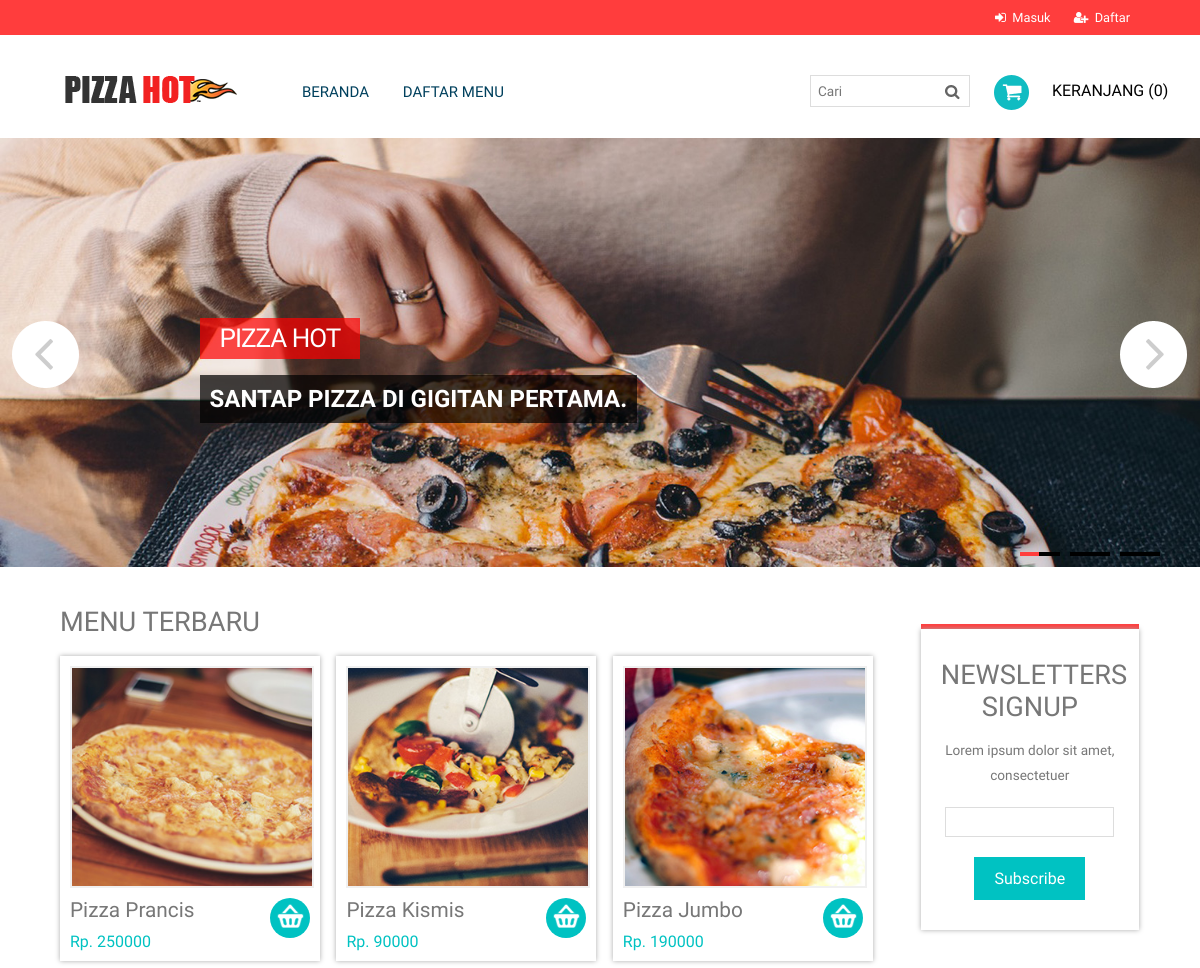
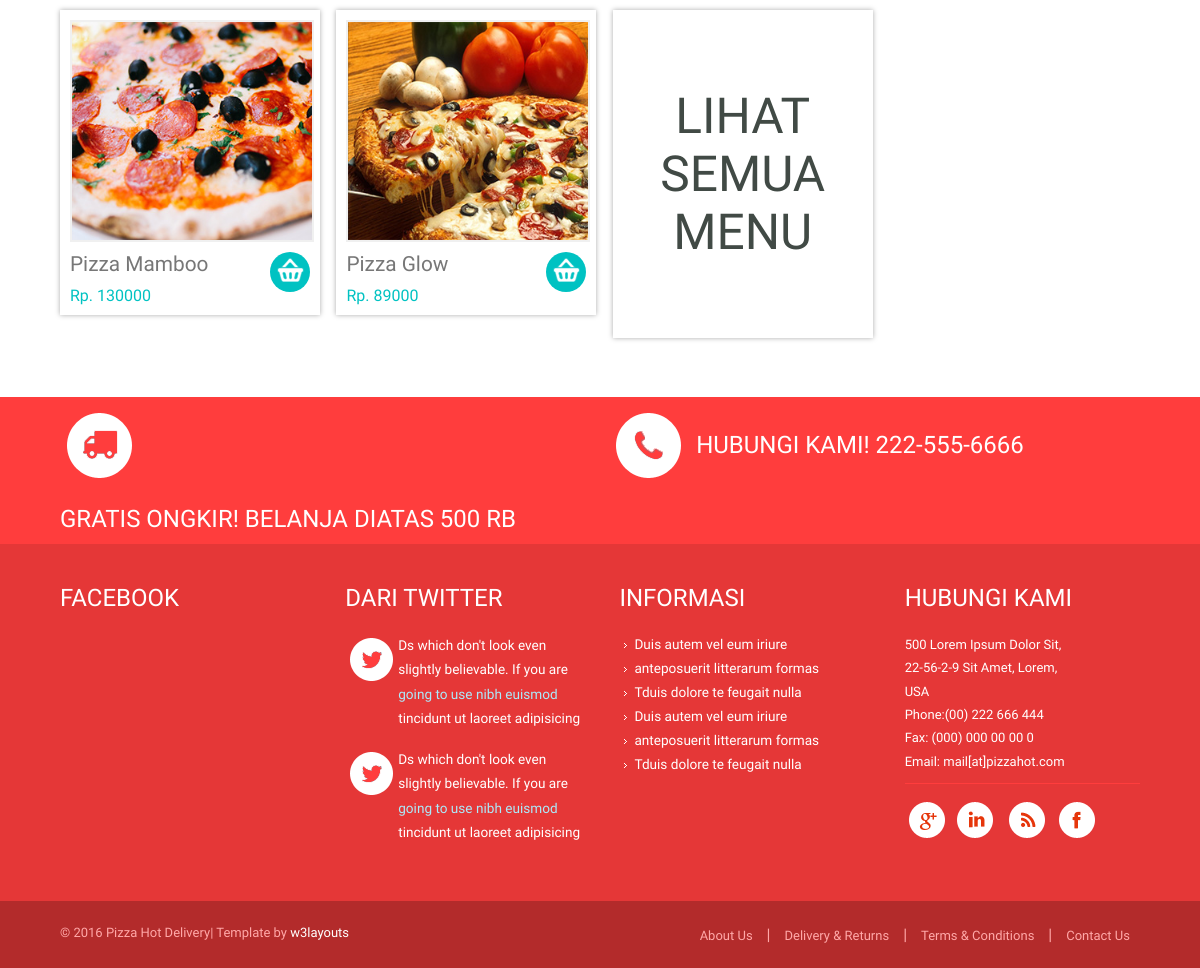
The page / on the database its author committed (2 pictures, top to bottom).
### tables this page shows
CREATE TABLE IF NOT EXISTS `products` (
  `id` int(10) NOT NULL AUTO_INCREMENT,
  `name` varchar(50) NOT NULL,
  `description` text NOT NULL,
  `price` int(9) NOT NULL,
  `stock` int(3) NOT NULL,
  `image` text NOT NULL,
  PRIMARY KEY (`id`)
);

### application/controllers/Home.php (called while the page is built, shortened)
<?php
class Home extends CI_Controller
{
	public function __construct()
	{
		$this->load->model('products_model');
	}
	public function index()
	{
        $data = array(
            'main_view'     => 'home',
            'page_title'    => 'Pizza Hot Delivery',
            'products'      =>  $this->db->order_by('id', 'DESC')->get('products', 5, 0)->result()
    	);
		$this->load->view('layout/template', $data);
	}
}

### index.php (called while the page is built, shortened)
<?php
require_once BASEPATH.'core/CodeIgniter.php';

### application/views/home.php (the view, shortened to what this page needs)
<div class="main">
    <div class="wrap">
        <div class="section group">
            <div class="cont span_2_of_3">
            <h2 class="head">MENU TERBARU</h2>
                <div class="top-box">
                    <?php foreach ($products as $product) : ?>
                    <div class="col_1_of_3 span_1_of_3">
                        <a href="<?= base_url(); ?>/home/add_to_cart/<?= $product->id; ?>">
                            <div class="inner_content clearfix">
                                <div class="product_image">
                                <?php
                                echo img([
                                        'src'   => 'uploads/' . $product->image,
                                        'alt' => $product->name
                                     ]);
                                ?>
                                </div>
                                <div class="price">
                                    <div class="cart-left">
                                        <p class="title"><?= $product->name; ?></p>
                                        <div class="price1">
                                          <span class="actual">Rp. <?= $product->price; ?></span>
                                        </div>
                                    </div>
                                    <div class="cart-right"> </div>
                                </div>
                            </div>
                        </a>
                    </div>
                    <?php endforeach; ?>
                    <div class="col_1_of_3 span_1_of_3 readmore">
                        <?= anchor('menu', 'LIHAT SEMUA MENU')?>
                    </div>
                </div>
            </div>
        </div>
    </div>
</div>

### assets/template/css/style.css (style rules this page uses)
html,body,div,span,applet,object,iframe,h1,h2,h3,h4,h5,h6,p,blockquote,pre,a,abbr,acronym,address,big,cite,code,del,dfn,em,img,ins,kbd,q,s,samp,small,strike,strong,sub,sup,tt,var,b,u,i,dl,dt,dd,ol,nav ul,nav li,fieldset,form,label,legend,table,caption,tbody,tfoot,thead,tr,th,td,article,aside,canvas,details,embed,figure,figcaption,footer,header,hgroup,menu,nav,output,ruby,section,summary,time,mark,audio,video { margin:0;padding:0;border:0;font-size:100%;font:inherit;vertical-align:baseline; }
a { text-decoration:none; }
img { max-width:100%; }
body { font-family: 'Exo 2', sans-serif; background:#fff; }
.wrap { width:80%; margin:0 auto; -moz-transition:all .2s linear; -webkit-transition:all .2s linear; -o-transition:all .2s linear; -ms-transition:all .2s linear; }
.cssmenu ul li a { color:#fff; display: block; margin:10px; }
.main { margin:2% 0; }
.cont { display: block; float:left; margin: 1% 0 1% 0; }
.span_2_of_3 { width:77.1%; }
.span_1_of_3 { width:31.2%; -webkit-transition: all 0.4s ease; -moz-transition: all 0.4s ease; -o-transition: all 0.4s ease; transition: all 0.4s ease; }
.col_1_of_3 { display: block; float:left; margin: 1% 2% 1% 0; box-shadow:0 0 5px #aaa; -webkit-box-shadow:0 0 5px #aaa; -moz-box-shadow:0 0 5px #aaa; -o-box-shadow:0 0 5px #aaa; }
.col_1_of_3:first-child { margin-left: 0; }
h2.head { font-size: 1.7em; text-transform: uppercase; color: #777; margin-bottom: 10px; }
.price { padding:10px 0 0 0; }
.inner_content { padding:10px; position: relative; }
.product_image img { display:block; border: 2px solid #f0f0f0; }
.cart-left { width:73.5%; float: left; margin-right: 2.6%; }
p.title { color: #777; font-size:1.3em; }
.cart-right { float: right; background: url(../images/cart2.png)2px 0px #00c2c2; border-radius: 100px; -webkit-border-radius: 100px; -moz-border-radius: 100px; -o-border-radius: 100px; width: 40px; height: 40px; text-align: center; cursor:pointer; }
.price1 { margin-top:10px; }
span.actual { color:#00c2c2; font-size:1em; }
.top-box { margin-bottom:2%; }
@media (max-width:1366px) { .wrap { width:90%; } }
@media (max-width:1280px) { .wrap { width:90%; } }
.readmore { color: #414a45; text-align: center; font-size: 3.1em; padding: 1.55em 0; }
.readmore a { color: #414a45; }

### assets/template/css/megamenu.css (style rules this page uses)
.megamenu>li>a { float:left;padding:8px 15px;text-decoration:none;text-transform:uppercase;font-size:1em; -webkit-transition: all 0.3s ease-in-out; -moz-transition: all 0.3s ease-in-out; -o-transition: all 0.3s ease-in-out; transition: all 0.3s ease-in-out; }
.megamenu>li.active>a { color:#00405d; }
.skyblue li>a,.skyblue>li.showhide span { color:#555 }

### rows shown on the page
products: image+name (picture), name "Pizza Prancis", price "250000"
products: image+name (picture), name "Pizza Kismis", price "90000"
products: image+name (picture), name "Pizza Jumbo", price "190000"
products: image+name (picture), name "Pizza Mamboo", price "130000"
products: image+name (picture), name "Pizza Glow", price "89000"

### other values the page prints
anchor('/', 'Beranda') "BERANDA"
anchor('menu', 'Daftar Menu') "DAFTAR MENU"
$this->cart->total_items() "0"
anchor('menu', 'LIHAT SEMUA MENU') "LIHAT SEMUA MENU"
